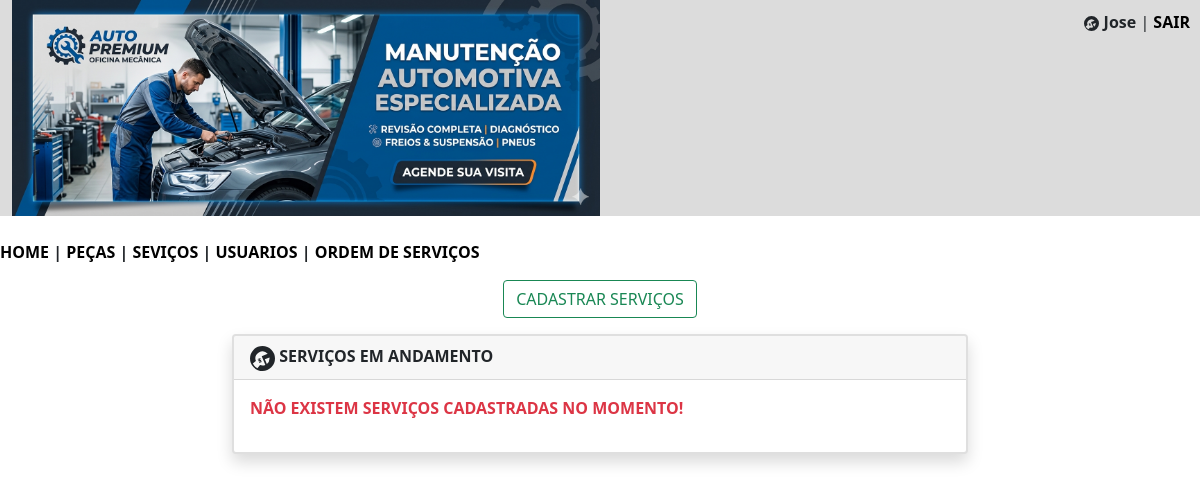
The page /mecanica/servicos.php (signed in) on the database as committed earlier.
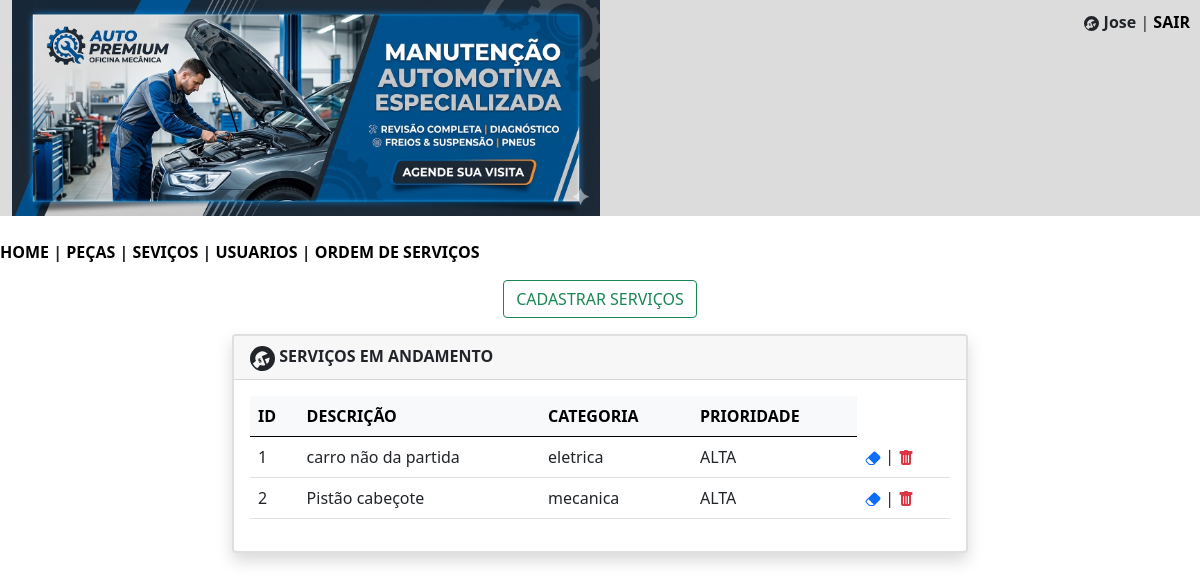
The same page on the database as committed later.
### tables this page shows
CREATE TABLE `servicos` (
  `id` int(11) NOT NULL,
  `descricao` varchar(200) NOT NULL,
  `categoria` varchar(150) NOT NULL,
  `prioridade` varchar(80) NOT NULL
);

### mecanica/servicos.php (the view, shortened to what this page needs)
<?php
$nome = $_SESSION['nome'];
?>
<!DOCTYPE html>
<html lang="pt-br">
<head>
    <link href="https://cdn.jsdelivr.net/npm/bootstrap@5.0.2/dist/css/bootstrap.min.css" rel="stylesheet">
</head>
<body>
<div class="container-fluid" style="background-color:#DCDCDC; text-align:left; position:relative;">
<img src="imagens/banner.png" width="50%" heigth="50%">
    <div class="header" style="position:absolute; top:10px; right:10px;">
        <b><?= htmlspecialchars($nome) ?></b> |
        <a href="sair.php" style="color:black; text-decoration:none; font-weight:bold;">SAIR</a>
    </div>
</div>
<br/>
        <nav>
            <?php
                include 'menu.php';
            ?>
        </nav>
<div class="text-center my-3">
    <button type="button" class="btn btn-outline-success" data-bs-toggle="modal" data-bs-target="#exampleModal">
        CADASTRAR SERVIÇOS
    </button>
</div>
<div class="container">
    <div class="row justify-content-center">
        <div class="col-md-8 mb-4">
            <div class="card shadow border-2">
                <div class="card-header">
                    <b>SERVIÇOS EM ANDAMENTO</b>
                </div>
                <div class="card-body">
                    <?php
                    include 'conecta.php';
                    $sql = "SELECT * FROM servicos ORDER BY prioridade";
                    $consulta = $pdo->query($sql);
                    $listaservicos = $consulta->fetchAll(PDO::FETCH_ASSOC);
                    if (count($listaservicos) > 0) {
                        echo "<table class='table table-hover align-middle'>";
                        echo "<thead class='table-light'>
                                <tr>
                                    <th>ID</th>
                                    <th>DESCRIÇÃO</th>
                                    <th>CATEGORIA</th>
                                    <th>PRIORIDADE</th>
                                </tr>
                              </thead>";
                        echo "<tbody>";
                        foreach ($listaservicos as $item) {
                            $id = $item['id'];
                            echo "<tr>";
                            echo "<td>" . htmlspecialchars($item['id']) . "</td>";
                            echo "<td>" . htmlspecialchars($item['descricao']) . "</td>";
                            echo "<td>" . htmlspecialchars($item['categoria']) . "</td>";
                            echo "<td>" . htmlspecialchars($item['prioridade']) . "</td>";
                            echo "<td><a href='#' data-bs-toggle='modal' data-bs-target='#modalEditar' data-id='$id'><svg xmlns='http://www.w3.org/2000/svg' width='16' height='16' fill='currentColor' class='bi bi-eraser-fill' viewBox='0 0 16 16'>
                            <path d='M8.086 2.207a2 2 0 0 1 2.828 0l3.879 3.879a2 2 0 0 1 0 2.828l-5.5 5.5A2 2 0 0 1 7.879 15H5.12a2 2 0 0 1-1.414-.586l-2.5-2.5a2 2 0 0 1 0-2.828zm.66 11.34L3.453 8.254 1.914 9.793a1 1 0 0 0 0 1.414l2.5 2.5a1 1 0 0 0 .707.293H7.88a1 1 0 0 0 .707-.293z'/>
                          </svg></a> | <a href ='excluir_servico.php?id=$id'><svg xmlns='http://www.w3.org/2000/svg' width='16' height='16' fill='currentColor' class='bi bi-trash-fill text-danger' viewBox='0 0 16 16'>
                            <path d='M2.5 1a1 1 0 0 0-1 1v1a1 1 0 0 0 1 1H3v9a2 2 0 0 0 2 2h6a2 2 0 0 0 2-2V4h.5a1 1 0 0 0 1-1V2a1 1 0 0 0-1-1H10a1 1 0 0 0-1-1H7a1 1 0 0 0-1 1zm3 4a.5.5 0 0 1 .5.5v7a.5.5 0 0 1-1 0v-7a.5.5 0 0 1 .5-.5M8 5a.5.5 0 0 1 .5.5v7a.5.5 0 0 1-1 0v-7A.5.5 0 0 1 8 5m3 .5v7a.5.5 0 0 1-1 0v-7a.5.5 0 0 1 1 0'/>
                          </svg></a></td>";
                            echo "</tr>";
                        }
                        echo "</tbody>";
                        echo "</table>";
                    } else {
                        echo "<p class='text-danger'><b>NÃO EXISTEM SERVIÇOS CADASTRADAS NO MOMENTO!</b></p>";
                    }
                    ?>
                </div>
            </div>
        </div>
    </div>
</div>
</body>
</html>

### mecanica/menu.php (shortened to what this page needs)
<?php
    $funcao = $_SESSION['funcao'];
    if ($funcao == "admin"){
       echo "<a href='mecanica.php' style = 'color: black; text-decoration: none; font-weight: bold'>HOME</a>";
       echo "<b> | </b>";
       echo "<a href='pecas.php' style = 'color: black; text-decoration: none; font-weight: bold'>PEÇAS</a>";
       echo "<b> | </b>";
       echo "<a href='servicos.php' style = 'color: black; text-decoration: none; font-weight: bold'>SEVIÇOS</a>";
       echo "<b> | </b>";
       echo "<a href='usuarios.php' style = 'color: black; text-decoration: none; font-weight: bold'>USUARIOS</a>";
       echo "<b> | </b>";
       echo "<a href='ordens.php' style = 'color: black; text-decoration: none; font-weight: bold'>ORDEM DE SERVIÇOS</a>";
    }
?>

### mecanica/servicos.php (style rules this page uses)
.header { float: right; }

Rows that differ between the two databases and show on the page:
added servicos: id "1", descricao "carro não da partida", categoria "eletrica", prioridade "ALTA"
added servicos: id "2", descricao "Pistão cabeçote", categoria "mecanica", prioridade "ALTA"
Other text that changed with them:
text no longer shown: "NÃO EXISTEM SERVIÇOS CADASTRADAS NO MOMENTO!"
text now shown: "ID DESCRIÇÃO CATEGORIA PRIORIDADE"
